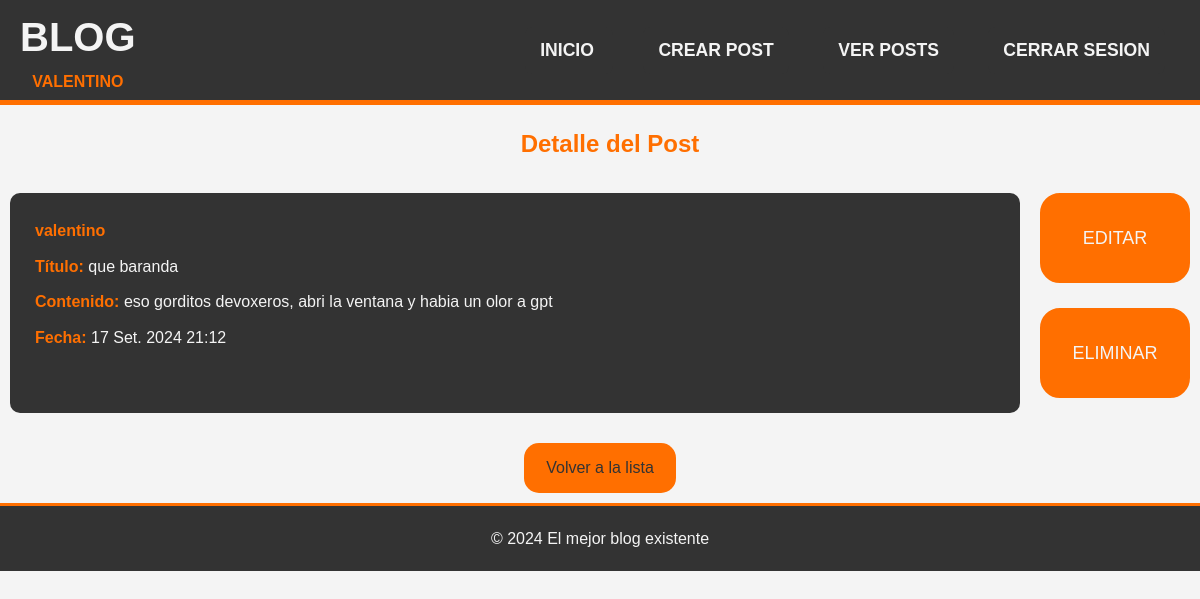
The app's page /posts/40 (signed in) with its own data.
### post/models.py (models this page shows, shortened)
class Posteo(models.Model):
    titulo = models.CharField(max_length=120)
    contenido= models.TextField()
    Fecha_de_publicacion = models.DateTimeField(auto_now_add=True)
    author= models.ForeignKey(User, on_delete=models.CASCADE, related_name='post_manage')

### post/views.py (the view)
# urls.py: path('posts/<int:pk>', views.post_detail, name='detalle_posteo'),
@login_required
def post_detail(request, pk):
    post = get_object_or_404(Posteo, pk=pk)
    return render(request, 'post.html', {'post': post})

### post/templates/post.html (shortened to what this page needs)
{% extends 'base.html' %}
{% block content %}
<div class="centered-content">
    <h2>Detalle del Post</h2>
</div>
<div class="post-detail-container">
    <div class="post-detail-wrapper">
        <div class="post-detail-card">
            <strong class="">{{post.author}}</strong><br>
            <p><strong>Título:</strong> {{ post.titulo }}<br></p>
            <p><strong>Contenido:</strong> {{ post.contenido }}<br></p>
            <p><strong>Fecha:</strong> {{ post.Fecha_de_publicacion }}<br></p>
        </div>
        <div class="post-detail-actions">
            {% if user == post.author %}
                <form action="{% url 'edit' post.pk %}" >
                    <button type="" class="post-detail-btn">EDITAR</button>
                </form>
                <form method="POST" action="{% url 'delete' post.pk %}" ">
                    <button type="" class="post-detail-btn">ELIMINAR</button>
                </form>
            {% endif %}
        </div>
    </div>
    <div class="centered-button-container">
        <a href="{% url 'lista_posteos' %}" class="back-to-list">Volver a la lista</a>
    </div>
{% endblock %}

### post/templates/base.html (shortened to what this page needs)
<!DOCTYPE html>
<html lang="es">
<head>
    {% load static %}
    <link rel="stylesheet" href="{% static 'css/styles.css' %}">
    <link rel="stylesheet" href="{% static 'css/extra.css' %}">
</head>
<body>
    <header>
        <div class="header">
        <h1>BLOG</h1>
        <p><strong> {{ user.username|upper }}</strong> </p>
        </div>
        <nav>
            <ul>
                {% if user.is_authenticated %}
                <li><a href="{% url 'home' %}">INICIO</a> </li>
                <li><a href="{% url 'crear' %}">CREAR POST</a></li>
                <li><a href="{% url 'lista_posteos' %}">VER POSTS</a></li>
                <li><a href="{% url 'logout' %}">CERRAR SESION</a></li>
                {% else %}
                <li><a href="{% url 'login' %}">INICIAR SESION</a></li>
                <li><a href="{% url 'register' %}">REGISTRARSE </a></li>
                {% endif %}
            </ul>
        </nav>
    </header>
    <main>
        {% block content %}
        {% endblock %}
    </main>
    <footer>
       © 2024 El mejor blog existente
    </footer>
</body>
</html>

### post/static/css/styles.css (style rules this page uses)
:root { --color-naranja: #ff6f00; --color-gris: #333333; --color-claro: #f4f4f4; }
body { font-family: Arial, Helvetica, sans-serif; background-color: var(--color-claro); color: var(--color-gris); margin: 0; padding: 0; line-height: 1.6; min-height: 100vh; }
header { display: flex; align-items: center; justify-content: space-between; background-color: var(--color-gris); color: var(--color-claro); padding: 0 20px; text-align: center; border-bottom: 5px solid var(--color-naranja); height: 100px; }
header h1 { margin: 0 auto; text-align: center; font-size: 2.5em; flex-grow: 1; }
header p { margin: 0; text-align: center; color: var(--color-claro); }
nav ul { list-style-type: none; padding: 0; margin: 0; text-align: center; }
nav ul li { display: inline; margin: 0 15px; }
nav ul li a { color: var(--color-claro); text-decoration: none; font-weight: bold; font-size: 1.1em; transition: color 0.5s ease; }
footer { background-color: var(--color-gris); color: var(--color-claro); text-align: center; padding: 20px; border-top: 3px solid var(--color-naranja); }
h2 { color: var(--color-naranja); margin-bottom: 20px; margin-left: 20px; }
form { display: flex; flex-direction: column; gap: 15px; margin-bottom: 15px; }
ul { list-style-type: none; padding: 0; }
li { background-color: var(--color-gris); border-radius: 8px; padding: 15px; margin-bottom: 10px; }
strong { color: var(--color-naranja); }

### post/static/css/extra.css (style rules this page uses)
.post-detail-container { padding:10px; }
.post-detail-wrapper { display: flex; justify-content: space-between; align-items: stretch; gap: 20px; }
.post-detail-card { flex: 1; background-color: var(--color-gris); border-radius: 10px; padding: 25px; }
.post-detail-actions { display: flex; flex-direction: column; gap: 10px; }
.post-detail-card p { margin: 10px 0; color: var(--color-claro); }
.post-detail-btn { background-color: var(--color-naranja); color: var(--color-claro); padding: 5px; font-size: 18px; cursor: pointer; text-align: center; transition: background-color 0.3s ease, border-color 0.3s ease; border: 2px solid var(--color-naranja); border-radius: 20px; width: 150px; height: 90px; display: flex; align-items: center; justify-content: center; }
.centered-button-container { display: flex; justify-content: center; margin-top: 30px; }
.back-to-list { background-color: var(--color-naranja); color: var(--color-gris); text-decoration: none; padding: 10px 20px; border-radius: 15px; display: inline-block; transition: background-color 0.3s ease, border-color 0.3s ease; border: 2px solid transparent; }
.centered-content { text-align: center; }

### records on screen
Posteo: author "valentino", titulo "que baranda", contenido "eso gorditos devoxeros, abri la ventana y habia un olor a gpt", Fecha_de_publicacion "17 Set. 2024 21:12"

### other values on screen
{{ user.username|upper }} "VALENTINO"
